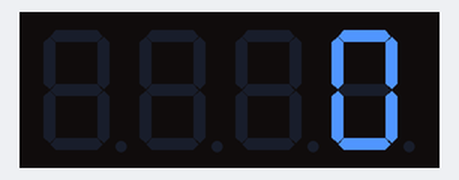
This sketch was run on a simulated Arduino Uno, built with avr-gcc and run on an emulated ATmega328P. Shown: 4-digit seven-segment display.

Above: at 1.1 s.
At 5.1 s:
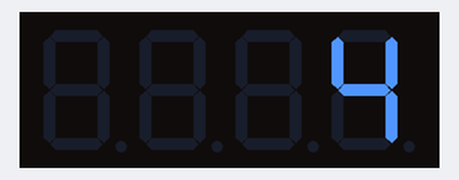
At 10.1 s:
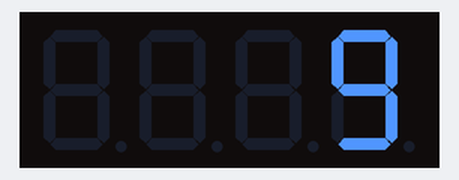
At 19.1 s:
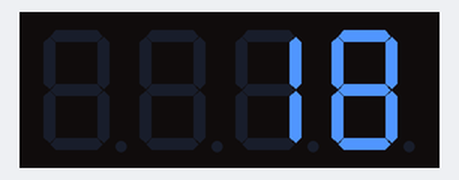
At 28.1 s:
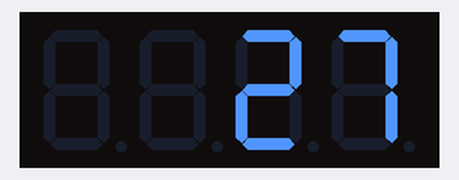
At 38.1 s:
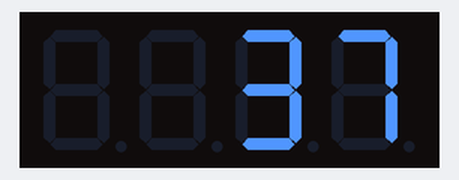

Measured:
- what the display in image 0 shows lasts 1.0 s, from 1.0 s to 2.0 s

The sketch:

ProjetoTimer.ino
```cpp
// Link Thinkercad
// https://www.tinkercad.com/things/5iwu0aUMtBo-timer

#include "Adafruit_LEDBackpack.h"
Adafruit_7segment dis = Adafruit_7segment();

int minuto = 0;   // Hora inicial
int segundos = 0;  // Minuto inicial
int time = 0;

void setup() {
 dis.begin(0x70);
}
void loop() {
  while(1){
    time = minuto*100 + segundos;
    dis.println(time);
    delay(1000);
    //delay(60000); // medidor de hora, 60000 milis == 1 minuto
    dis.writeDisplay();
    segundos++;
    if(segundos == 60){
      	minuto++;
      	segundos = 0;
    }
  }
}
```
